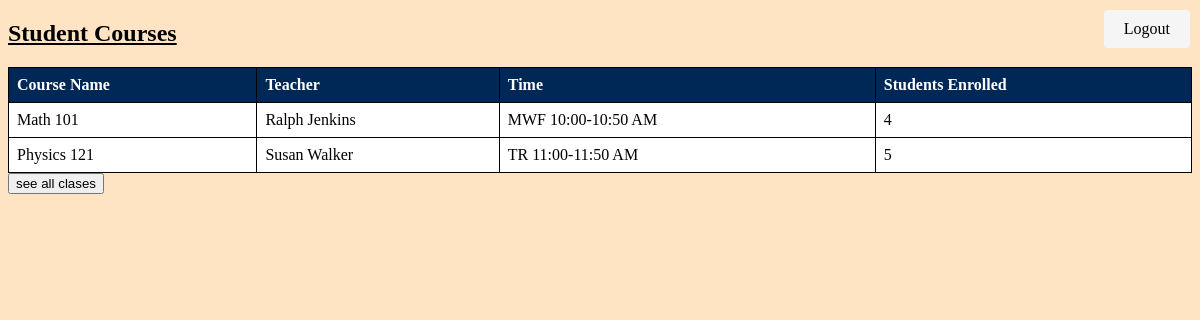
/courses (signed in), run on the app's committed database.
### login_example.py (models this page shows)
class Course(db.Model):
    id = db.Column(db.Integer, primary_key=True)
    name = db.Column(db.String(100), nullable=False)
    teacher = db.Column(db.String(100), nullable=False)
    time = db.Column(db.String(100), nullable=False)
    current_students = db.Column(db.Integer, default=0)
    capacity = db.Column(db.Integer, nullable=False)
    users = db.relationship("User", secondary="user_course" ,backref="Course")
    grades = db.relationship("Grade", backref="Course")

### login_example.py (the view)
@app.route('/courses')
@login_required
def courses():
    user = User.query.filter_by(username=current_user.username).first()
    if user.is_teacher:
        courses = Course.query.filter_by(teacher=user.username).all()  # Query courses taught by the teacher
        return render_template('teachLog.html', courses=courses)
    else:
        user_courses = UserCourse.query.filter_by(user_id=user.id).all()
        courses = []
        for i in user_courses:
            course = Course.query.get(i.course_id)
            if course:  # Check if the course exists
                courses.append(course)  # Append the Course object to the list
        return render_template('studLog.html', courses=courses)

### login_example.py (called while the page is built)
@login_manager.user_loader
def load_user(user_id):
    return User.query.get(int(user_id))

### templates/studLog.html (shortened to what this page needs)
<!DOCTYPE html>
<html lang="en">
<head>
</head>
<body>
    <h2>Student Courses</h2>
    <table>
        <tr>
            <th>Course Name</th>
            <th>Teacher</th>
            <th>Time</th>
            <th>Students Enrolled</th>
        </tr>
        {% for course in courses %}
        <tr>
            <td>{{ course.name }}</td>
            <td>{{ course.teacher }}</td>
            <td>{{ course.time }}</td>
            <td>{{ course.current_students }}</td>
        </tr>
        {% endfor %}
    </table>
    <button onclick="window.location.href='/all-courses'">see all clases</button>
    <a href="{{ url_for('logout') }}" class="logout">Logout</a>
</body>
</html>

### templates/studLog.html (style rules this page uses)
table { border-collapse: collapse; width: 100%; background-color: white; }
th, td { border: 1px solid black; text-align: left; padding: 8px; }
th { background-color: #002856; color: white; }
tr:nth-child(even) { background-color: white; }
a { color: #002856; text-decoration: none; }
.logout { position: fixed; top: 10px; right: 10px; padding: 10px 20px; background-color: whitesmoke; color: black; text-decoration: none; border-radius: 4px; }
body { background-color: bisque; }
h2 { text-decoration: underline; }

### data on the page
Course: name "Math 101", teacher "Ralph Jenkins", time "MWF 10:00-10:50 AM", current_students "4"
Course: name "Physics 121", teacher "Susan Walker", time "TR 11:00-11:50 AM", current_students "5"
